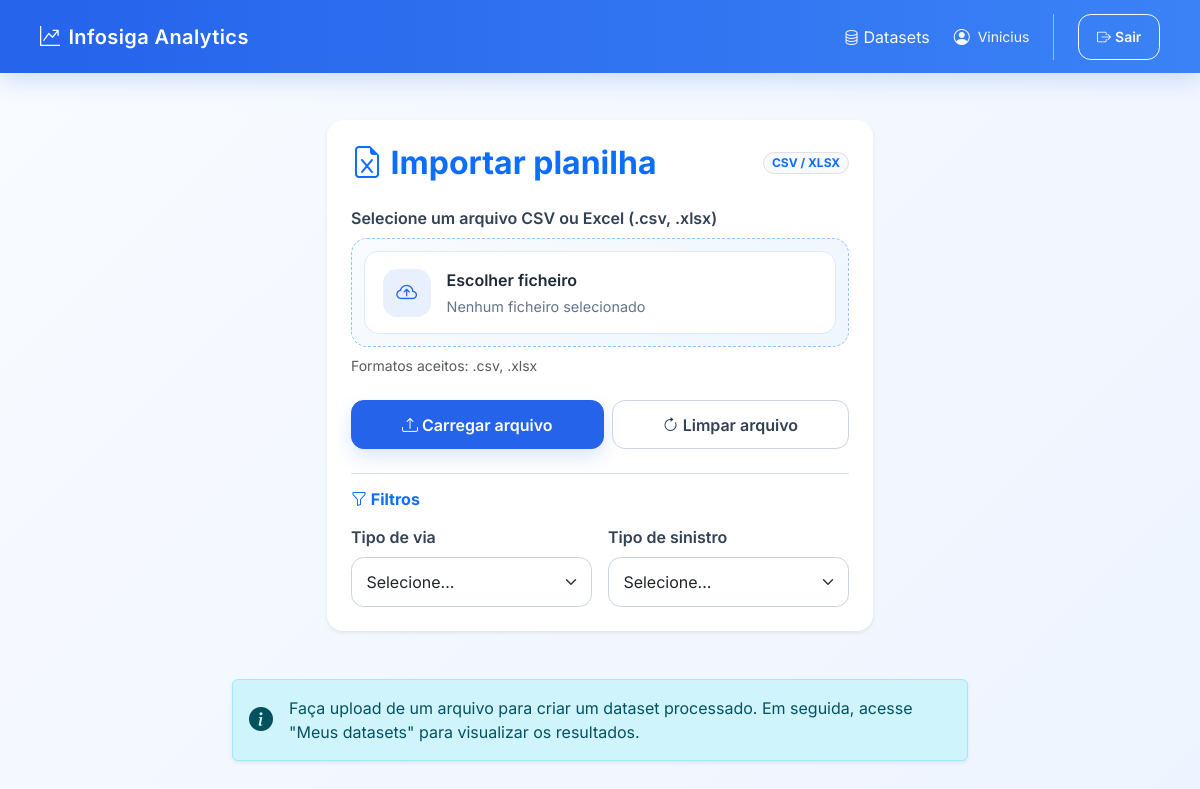
Before: / (signed in) with the older database file.
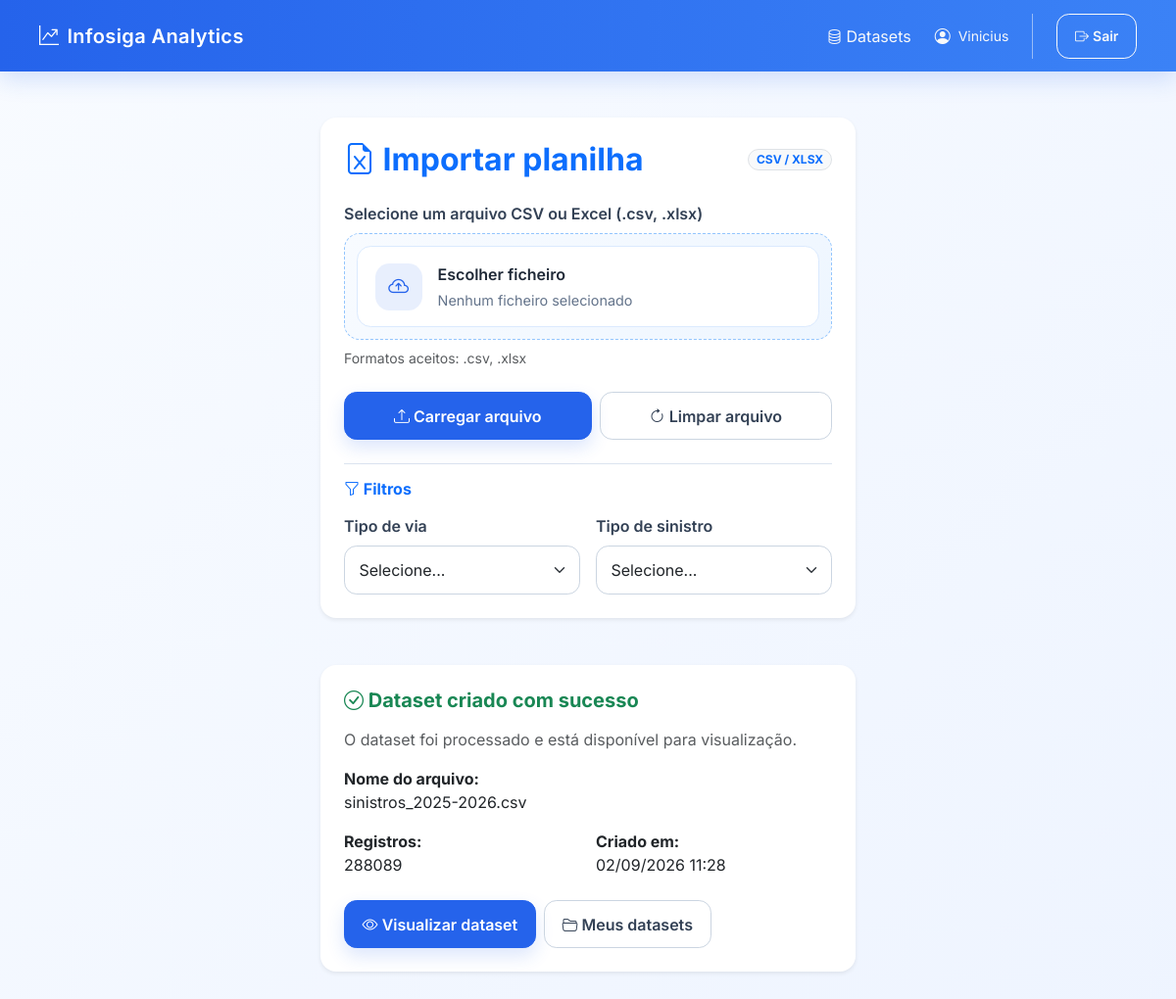
After: the same page with the newer database file.
### analytics/models.py (models this page shows, shortened)
class Dataset(models.Model):
    usuario = models.ForeignKey(
        settings.AUTH_USER_MODEL,
        on_delete=models.CASCADE,
        related_name="datasets",
    )
    nome_original = models.CharField(
        max_length=255
    )
    arquivo = models.FileField(
        upload_to="datasets/"
    )
    quantidade_registros = models.PositiveIntegerField(
        default=0
    )
    criado_em = models.DateTimeField(
        auto_now_add=True
    )
    atualizado_em = models.DateTimeField(
        auto_now=True
    )
    resultado_processado = models.FileField(
        upload_to="datasets/processed/",
        null=True,
        blank=True,
    )

### analytics/views/home.py (the view)
# urls.py: path("", home, name="home"),
@login_required
def home(request):
    if request.GET.get("clear") == "1":
        request.session.pop("last_dataset_id", None)
        request.session.pop("uploaded_file_info", None)
        request.session.modified = True
    form = UploadFileForm()
    context = {"form": form}
    last_dataset_id = request.session.get("last_dataset_id")
    if last_dataset_id:
        new_dataset = DatasetService.get_for_user(last_dataset_id, request.user)
        if new_dataset:
            context["new_dataset"] = new_dataset
    uploaded_file_info = request.session.get("uploaded_file_info")
    if uploaded_file_info:
        context["uploaded_file_info"] = uploaded_file_info
    return render(request, "analytics/home.html", context)

### analytics/forms.py (shortened to what this page needs)
class UploadFileForm(forms.Form):
    arquivo = forms.FileField(
        label="Selecione um arquivo",
        required=True,
        widget=forms.ClearableFileInput(
            attrs={
                "class": "form-control",
                "accept": ".csv,.xlsx,application/vnd.ms-excel,application/vnd.openxmlformats-officedocument.spreadsheetml.sheet,text/csv",
            }
        ),
    )

### analytics/persistence/datasets.py (called while the page is built)
def get_dataset_for_user(dataset_id, usuario):
    return (
        Dataset.objects
        .filter(
            id=dataset_id,
            usuario=usuario,
        )
        .first()
    )

### analytics/services/dataset_service.py (called while the page is built)
    @staticmethod
    def get_for_user(dataset_id, usuario):
        return dataset_persistence.get_dataset_for_user(dataset_id, usuario)

### analytics/templates/analytics/home.html (shortened to what the changed rows need)
{% extends "analytics/base.html" %}
{% block content %}
<form id="uploadForm" enctype="multipart/form-data" method="POST" action="{% url 'upload_file' %}">
    <div class="row justify-content-center mb-5">
        <div class="col-lg-6 col-md-8">
            <div class="card shadow-sm border-0">
                <div class="card-body p-4">
                    <div class="d-flex align-items-center justify-content-between mb-4">
                        <h2 class="card-title mb-0 text-primary">
                            <i class="bi bi-file-earmark-excel"></i> Importar planilha
                        </h2>
                    </div>
                </div>
            </div>
        </div>
    </div>
</form>
{% if new_dataset %}
<div class="row justify-content-center mb-4">
    <div class="col-lg-6 col-md-8">
        <div class="card shadow-sm border-0">
            <div class="card-body p-4">
                <h5 class="card-title mb-3 text-success">
                    <i class="bi bi-check-circle"></i> Dataset criado com sucesso
                </h5>
                <div class="mb-3 text-muted">
                    O dataset foi processado e está disponível para visualização.
                </div>
                <div class="row g-3 mb-4">
                    <div class="col-12">
                        <strong>Nome do arquivo:</strong>
                        <div>{{ new_dataset.nome_original }}</div>
                    </div>
                    <div class="col-6">
                        <strong>Registros:</strong>
                        <div>{{ new_dataset.quantidade_registros }}</div>
                    </div>
                    <div class="col-6">
                        <strong>Criado em:</strong>
                        <div>{{ new_dataset.criado_em|date:"d/m/Y H:i" }}</div>
                    </div>
                </div>
                <div class="d-flex gap-2 flex-wrap">
                    <a href="{% url 'dataset_detail' new_dataset.id %}" class="btn btn-primary">
                        <i class="bi bi-eye"></i> Visualizar dataset
                    </a>
                    <a href="{% url 'dataset_list' %}" class="btn btn-outline-secondary">
                        <i class="bi bi-folder2-open"></i> Meus datasets
                    </a>
                </div>
            </div>
        </div>
    </div>
</div>
{% endif %}
{% if not new_dataset and not uploaded_file_info %}
<div class="row justify-content-center mt-4">
    <div class="col-lg-8 col-md-10">
        <div class="alert alert-info shadow-sm">
            <div class="d-flex align-items-center gap-3">
                <i class="bi bi-info-circle-fill fs-4"></i>
                <div>
                    Faça upload de um arquivo para criar um dataset processado. Em seguida, acesse "Meus datasets" para visualizar os resultados.
                </div>
            </div>
        </div>
    </div>
</div>
{% endif %}
{% endblock %}

Changed rows visible on the page:
added Dataset: nome_original "sinistros_2025-2026.csv", quantidade_registros "288089", criado_em "02/09/2026 11:28"
Other visible differences:
text no longer shown: "Faça upload de um arquivo para criar um dataset processado. Em seguida, acesse \"Meus datasets\" para visualizar os resultados."
text now shown: "Dataset criado com sucesso O dataset foi processado e está disponível para visualização. Nome do arquivo: Registros: Criado em: Visualizar dataset Meus datasets"
